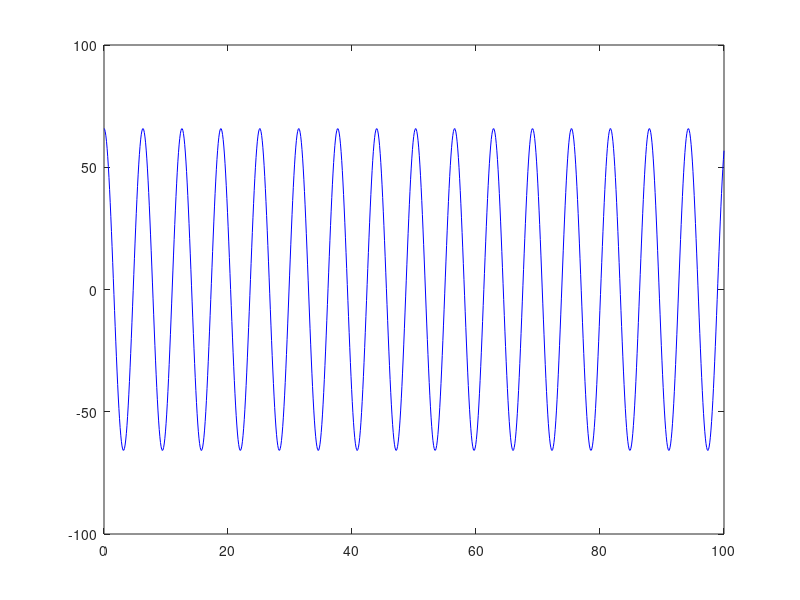

MATLAB code to generate this figure: (Note: this script raises an error after producing the figure.)

%************************************************************************************************************************************************
%                                                                                                                                               *
%               Simulations for the paper Mathematical Modeling of the Short Circuit Mode of a Voltage Transformer                              *
%                                                                                                                                               *
%       - The script implements a formula that calculates the current \(i_{t2}\) based on the given parameters and input voltage signal.        *
%       - It defines the time vector \(t\) and sets the angular frequency \(w\).                                                                *
%       - Amplitude of the input voltage signal \(ut\) is defined as a cosine function.                                                         *
%       - Constants \(l1\), \(l2\), \(r1\), \(r2\), and \(m\) are assigned specific values.                                                     *
%       - Impedance and resistance values are calculated for further computations.                                                              *
%       - Numerator and denominator terms are calculated to determine the current value \(it2\).                                                *
%       - There is a check to handle the case when \(Zn\) is zero, calculating \(it20\) accordingly.                                            *
%       - Finally, the script plots the graphs of \(it2\) and \(it20\).                                                                         *
%                                                                                                                                               *
%************************************************************************************************************************************************



%                       Implementation of the formula:            it2= (U1*m)/(Zn*Xm + x2*Zm + x1*(Xm + X2 + Xn))



% Defining time vector
t = linspace(0, 100, 1000);
% Setting angular frequency
w = 1;

% Defining amplitude of input voltage signal
A = 660;
ut = A * cos(w * t);

% Constants based on Table 1
l1 = 0.0223;
l2 = 0.0223;
r1 = 0.0125;
r2 = 0.0125;
m = 17.4;


%*****************************************************************************************************************

% Impedance and resistance values
zm = 1i * w * m;
rm = 128;
zl1 = 1i * w * l1;
zl2 = 1i * w * l2;
zn = 10;
x1 = zl1 + r1;
x2 = zl2 + r2;
xm = zm + rm;

% Calculating numerator and denominator terms
C = ut * xm;
D = xm * x2 + xm * zn + x1 * (zn + x2 + xm);
it2 = C / D;

% Check if Zn is zero
if zn == 0
    E = xm * x2 + x1 * (x2 + xm);
    it20 = C / E;
end


% Plotting the graphs
plot(t, it2, 'b');
hold on; % Retain current plot
plot(t, it20, 'r');